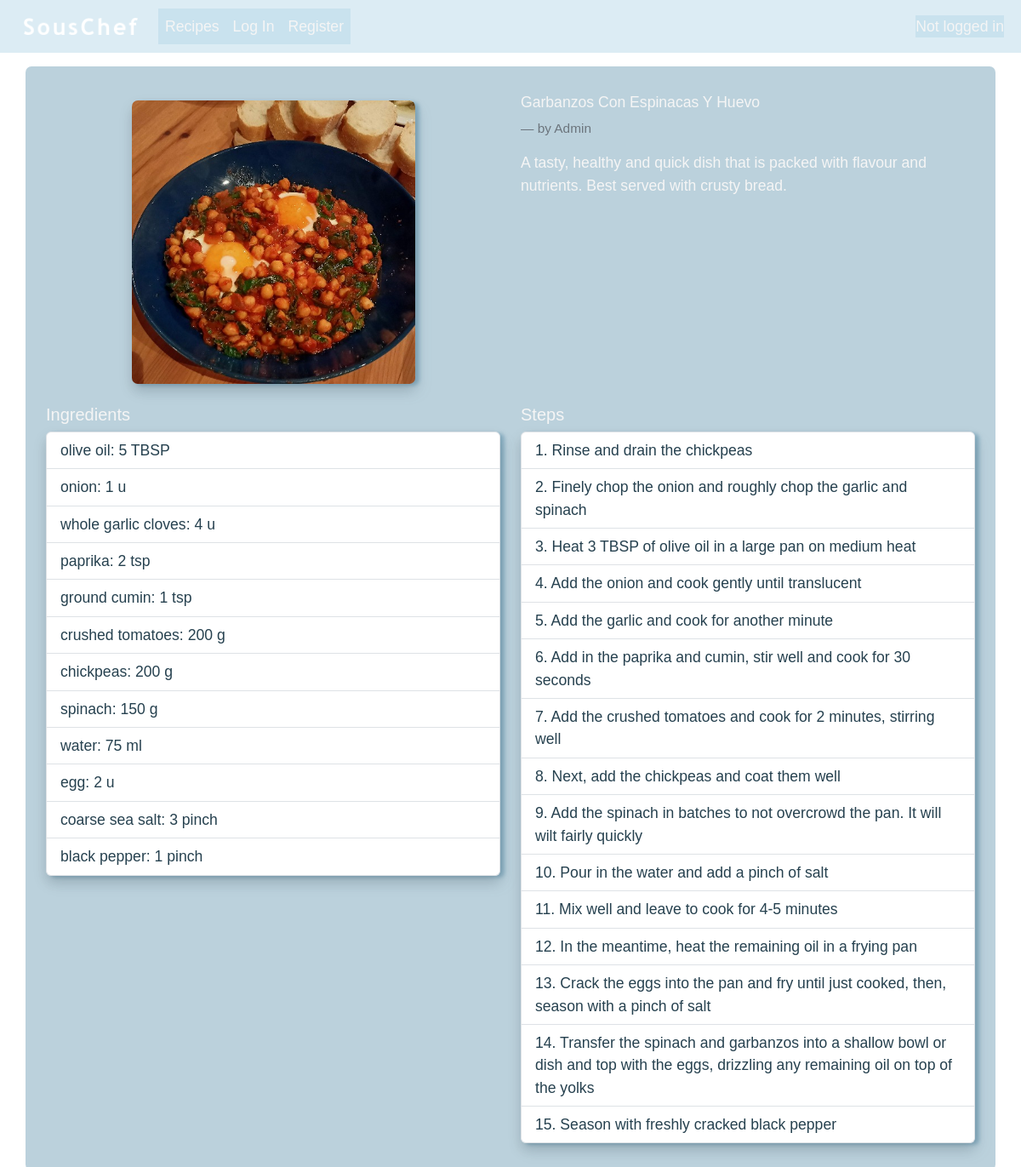
The page /recipe/53 on the database its author committed.
### souschef/models.py (models this page shows, shortened)
class Recipe(models.Model):
    title = models.CharField(max_length=128)
    description = models.TextField()
    ingredients = models.ManyToManyField(Ingredient, through="IngredientPerRecipe")
    image = models.ImageField(upload_to="recipe_pics", null=True, blank=True)
    created_by = models.ForeignKey(User, on_delete=models.CASCADE)
    created_on = models.DateTimeField(auto_now_add=True)

class User(AbstractUser):
    pass

class IngredientPerRecipe(models.Model):
    recipe = models.ForeignKey(Recipe, on_delete=models.CASCADE)
    ingredient = models.ForeignKey(Ingredient, on_delete=models.CASCADE)
    amount = models.DecimalField(max_digits=10, decimal_places=2, validators=[MinValueValidator(0)])
    unit = models.ForeignKey(Unit, on_delete=models.CASCADE)

class Ingredient(models.Model):
    name = models.CharField(max_length=64, blank=False)
    ingredient_id = models.IntegerField(unique=True)
    ingredient_details = models.JSONField(null=True, blank=True)

class Unit(models.Model):
    unit_type = models.CharField(max_length=8)
    def __str__(self):
        return self.unit_type

class Step(models.Model):
    recipe = models.ForeignKey(Recipe, on_delete=models.CASCADE)
    step_number = models.IntegerField(default=1, validators=[MinValueValidator(1)])
    step_text = models.CharField(max_length=256)

### souschef/views.py (the view)
# urls.py: path("recipe/<int:id>", views.recipe, name="recipe"),
def recipe(request, id):
    try:
        recipe = Recipe.objects.get(id=id)
        if request.user.is_authenticated:
            current_user = UserDashboard.objects.get(user_name=request.user)
            favourite = Favourite.objects.filter(user=current_user, favourite_recipe=recipe).exists()
            return render(request, "souschef/recipe.html", {
                "recipe": recipe,
                "favourite": favourite
            })
        else:
            return render(request, "souschef/recipe.html", {
                "recipe": recipe,
            })
    except Recipe.DoesNotExist:
        return HttpResponseRedirect (reverse("recipes"))

### souschef/context_processors.py (called while the page is built)
def date(request):
    today = datetime.datetime.today().date()
    date = datetime.datetime.strftime(today, '%a %d %b %Y')
    return {'date': date}

### souschef/templates/souschef/recipe.html (shortened to what this page needs)
{% extends "SousChef/layout.html" %}
{% load static %}
{% block body %}
    <div class="container bg-custom mt-2 p-4">
        <div class="row justify-content-start">
            <div class="col-12 col-lg-6 d-flex justify-content-center my-2">
                <div>
                    {% if recipe.image %}
                        <img src="{{ recipe.image.url }}" class="img-fluid mx-auto m-2 recipe-image-full shadow" alt="recipe image">
                    {% else %}
                        <img src="{% static 'images/default_pics/default_recipe.png' %}" class="img-fluid mx-auto m-2 recipe-image-full shadow" alt="recipe image">
                    {% endif %}
                </div>
            </div>
            <div class="col my-2">
                <div class="d-flex align-items-center mb-4">
                    <h5 class="card-title mb-0">{{ recipe.title }}</h5>
                </div>
                <div class="">
                    <p class="blockquote-footer">by {{ recipe.created_by }}</p>
                </div>
                 <div>{{ recipe.description }}</div>
            </div>
        </div>
        <div class="row">
            <div class="col-lg-6 col-md-12 my-2">
                <div>
                    <h5>Ingredients</h5>
                    <ul class="list-group shadow">
                        {% for ingredient in recipe.ingredientperrecipe_set.all %}
                            <li class="list-group-item text-darker">
                                <a class="text-darker" href="{% url 'ingredient' ingredient.ingredient.id %}">{{ ingredient.ingredient.name }}</a>: {{ ingredient.amount|floatformat }} {{ ingredient.unit }}
                            </li>
                        {% endfor %}
                    </ul>
                </div>
            </div>
            <div class="col-lg-6 col-md-12 my-2">
                <div>
                    <h5>Steps</h5>
                    <ul class="list-group shadow">
                        {% for step in recipe.step_set.all %}
                            <li class="list-group-item text-darker">
                                {{ step.step_number }}. {{ step.step_text }}
                            </li>
                        {% endfor %}
                    </ul>
                </div>
            </div>
        </div>
    </div>
{% endblock %}

### souschef/static/styles.css (style rules this page uses)
a { text-decoration: none; color: whitesmoke; }
.bg-custom { background-color: rgba(85, 140, 167, 0.4); border-radius: 7px; min-height: 300px; }
body { background-image: url("/static/images/background.jpg"); background-position: center; background-repeat: repeat; background-attachment: fixed; background-size: 2000px; color: whitesmoke; font-family: 'sofiapro-light', 'Helvetica', 'Arial', sans-serif; font-size: 1.1rem; }
.card-title { font-size: 1.1rem; }
.recipe-image-full { height: auto; width: 333px; border-radius: 7px; }
.shadow { filter: drop-shadow(5px 2px 2px #558ca780); }
.text-darker { color: #26414f; }
ul { list-style: none; padding-left: 0.1rem; }

### rows shown on the page
Recipe: image (picture), title "Garbanzos Con Espinacas Y Huevo", created_by "Admin", description "A tasty, healthy and quick dish that is packed with flavour and nutrients. Best served with crusty bread."
IngredientPerRecipe: ingredient.name "olive oil", amount "5", unit "TBSP"
IngredientPerRecipe: ingredient.name "onion", amount "1", unit "u"
IngredientPerRecipe: ingredient.name "whole garlic cloves", amount "4", unit "u"
IngredientPerRecipe: ingredient.name "paprika", amount "2", unit "tsp"
IngredientPerRecipe: ingredient.name "ground cumin", amount "1", unit "tsp"
IngredientPerRecipe: ingredient.name "crushed tomatoes", amount "200", unit "g"
IngredientPerRecipe: ingredient.name "chickpeas", amount "200", unit "g"
IngredientPerRecipe: ingredient.name "spinach", amount "150", unit "g"
IngredientPerRecipe: ingredient.name "water", amount "75", unit "ml"
IngredientPerRecipe: ingredient.name "egg", amount "2", unit "u"
IngredientPerRecipe: ingredient.name "coarse sea salt", amount "3", unit "pinch"
IngredientPerRecipe: ingredient.name "black pepper", amount "1", unit "pinch"
Step: step_number "1", step_text "Rinse and drain the chickpeas"
Step: step_number "2", step_text "Finely chop the onion and roughly chop the garlic and spinach"
Step: step_number "3", step_text "Heat 3 TBSP of olive oil in a large pan on medium heat"
Step: step_number "4", step_text "Add the onion and cook gently until translucent"
Step: step_number "5", step_text "Add the garlic and cook for another minute"
Step: step_number "6", step_text "Add in the paprika and cumin, stir well and cook for 30 seconds"
Step: step_number "7", step_text "Add the crushed tomatoes and cook for 2 minutes, stirring well"
Step: step_number "8", step_text "Next, add the chickpeas and coat them well"
Step: step_number "9", step_text "Add the spinach in batches to not overcrowd the pan. It will wilt fairly quickly"
Step: step_number "10", step_text "Pour in the water and add a pinch of salt"
Step: step_number "11", step_text "Mix well and leave to cook for 4-5 minutes"
Step: step_number "12", step_text "In the meantime, heat the remaining oil in a frying pan"
Step: step_number "13", step_text "Crack the eggs into the pan and fry until just cooked, then, season with a pinch of salt"
Step: step_number "14", step_text "Transfer the spinach and garbanzos into a shallow bowl or dish and top with the eggs, drizzling any remaining oil on top of the yolks"
Step: step_number "15", step_text "Season with freshly cracked black pepper"
